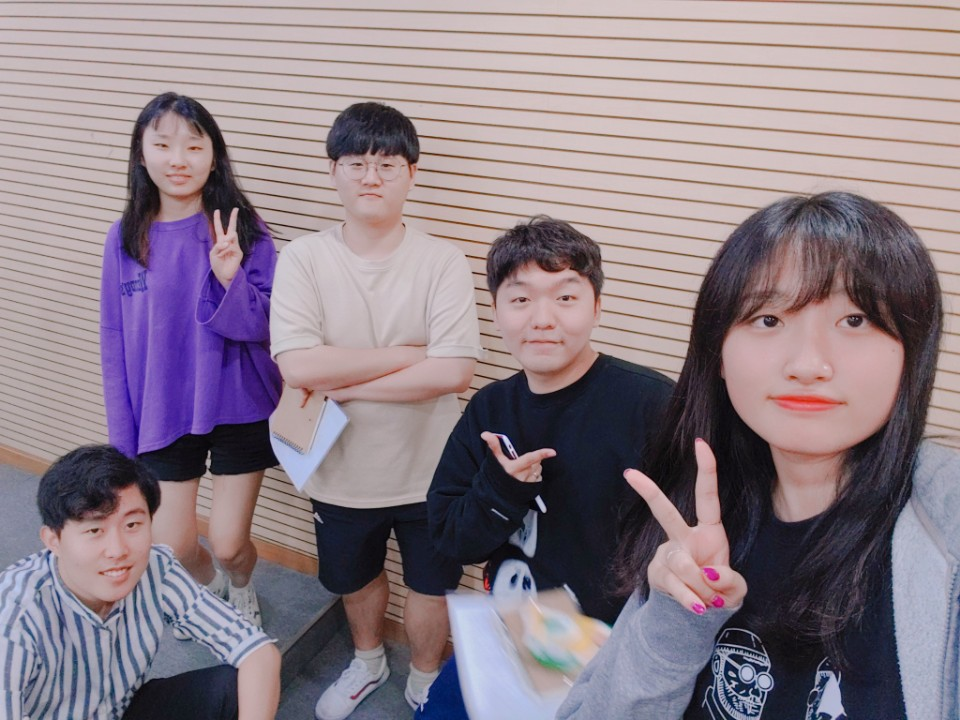
#> input picture img (not used)/target.jpg, 960 x 720 px, found by its file name
$ python imshow.py
#> lines starting #> are read from the running program, lines starting #| are printed output that depends on the picture; after the words box and inside, x2 and y2 are one past the last pixel; in counts of white or black regions, pixels touching at a corner belong together
import cv2

a = cv2.imread('../target.jpg')
#> a is the input picture: shape (720, 960, 3); mean B, G, R 135.3, 125.7, 139.7

print(a.shape)
#| (720, 960, 3)

top = 0.1897120624780655
left = 0.3499026894569397
width = 0.07566346973180771
height = 0.11495399475097656

top = int(a.shape[0] * top)
#> top = 136
left = int(a.shape[1] * left)
#> left = 335
bottom = int(top + a.shape[0] * height)
#> bottom = 218
right = int(left + a.shape[1] * width)
#> right = 407

print(top, left, bottom, right)
#| 136 335 218 407

a = cv2.rectangle(img=a, pt1=(left, top), pt2=(right, bottom), color=(0, 255, 0), thickness=3)
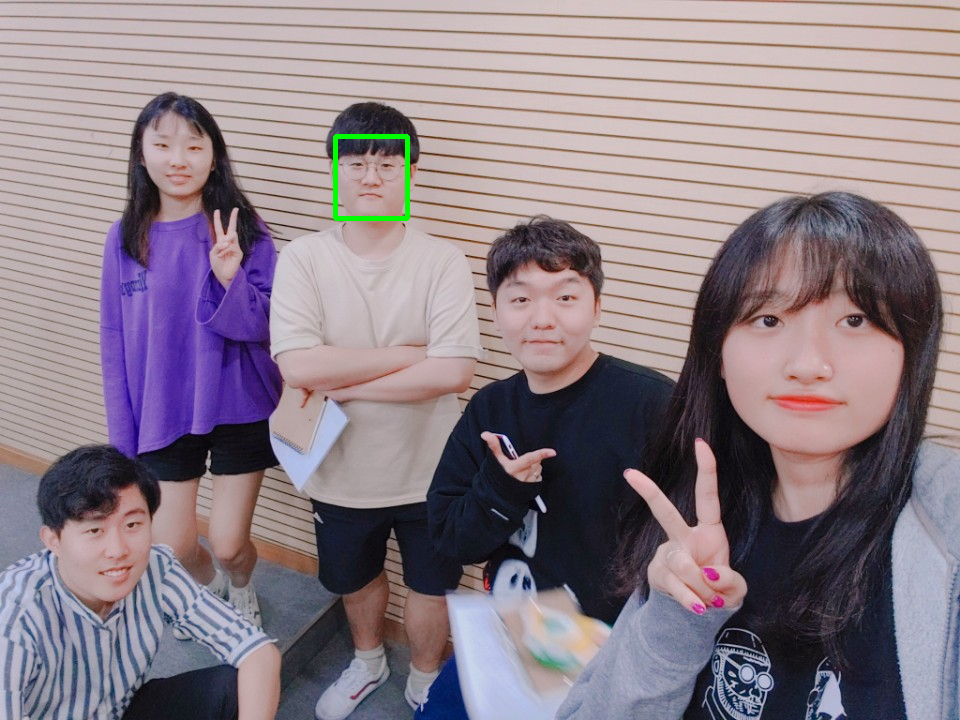
#> a: shape (720, 960, 3); 0.22% of pixels changed, all inside (x1, y1, x2, y2) = (333, 134, 410, 221)
cv2.imshow('hi', a)
cv2.waitKey(0)
cv2.destroyAllWindows()

$ run again, with img (not used)/source.jpg copied over img (not used)/target.jpg
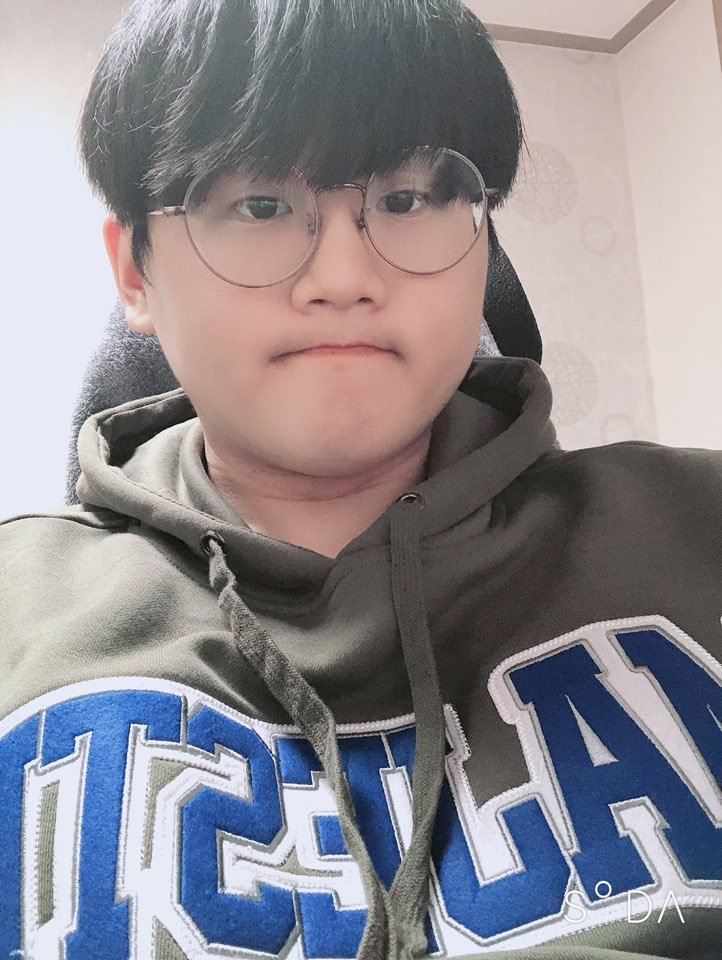
#> input picture img (not used)/source.jpg, 722 x 960 px, found by its file name
#> a is the input picture: shape (960, 722, 3); mean B, G, R 144, 138.1, 141.7
#| (960, 722, 3)
#| 182 252 292 306
#> `a = cv2.rectangle(img=a, pt1=(left, top), pt2=(right, bottom), color=(..`:
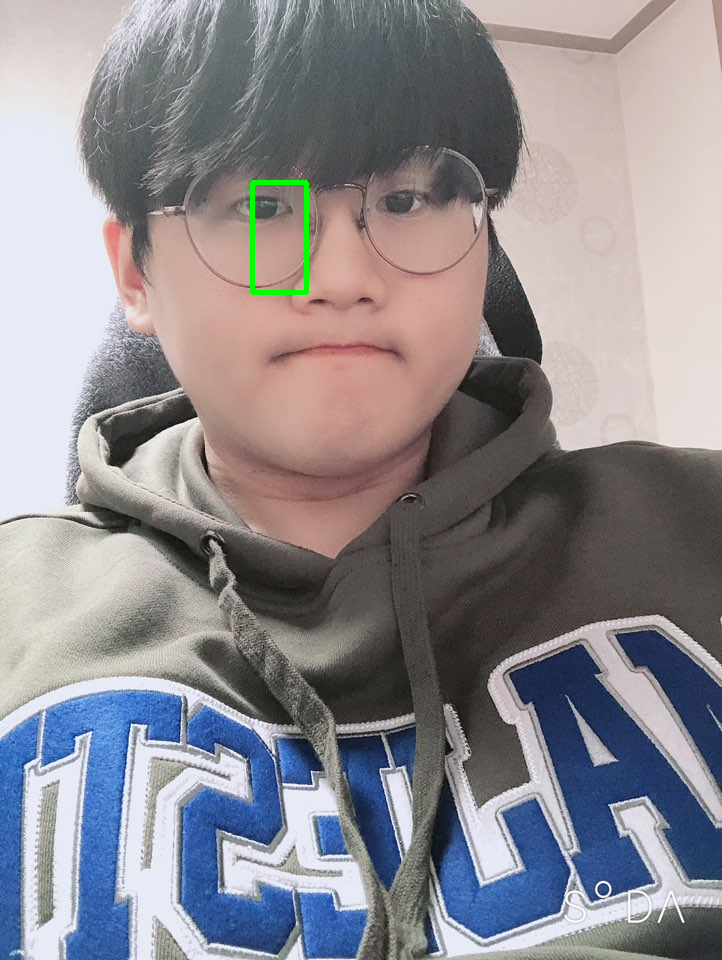
#> a: shape (960, 722, 3); 0.23% of pixels changed, all inside (x1, y1, x2, y2) = (250, 180, 309, 295)
